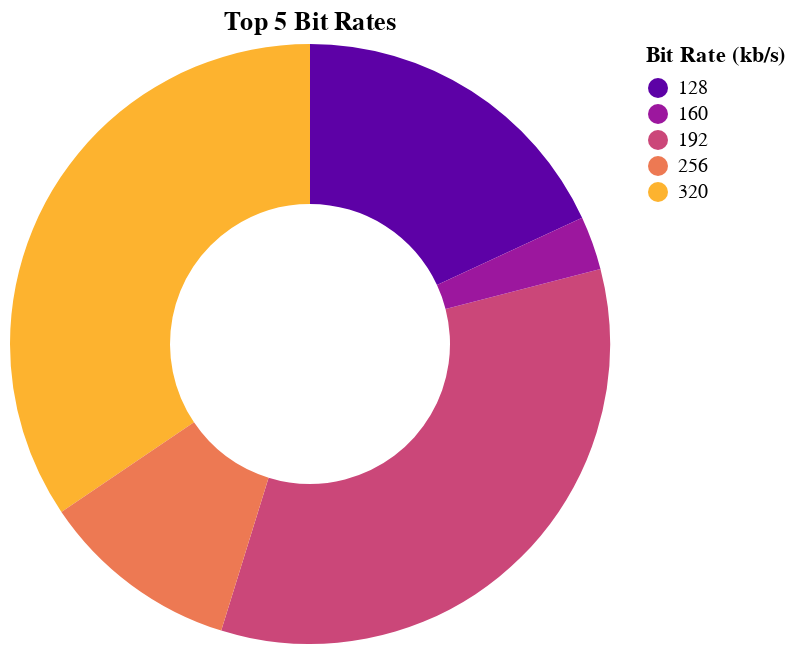

The notebook cell this image was saved under:
### Markdown cell above
And now let's plot all the top 5 most popular bit rates, and highlight the one with the highest song count.

### Code cell
songs_by_bitrate = songs_df.group_by('Bit Rate').agg(
    (pl.count('Name').alias('Count'))
).select(pl.col('Bit Rate').alias('Bitrate'), pl.col('Count'))
alt.Chart(
    top_5_bitrates,
    title="Top 5 Bit Rates").mark_arc(innerRadius=70).encode(
    color=alt.Color("Bitrate", title="Bit Rate (kb/s)", type="nominal",
                    sort='ascending',
                    scale=alt.Scale(scheme='plasma')),
    theta="Count"
)

### Figure 1 — Vega-Lite specification as saved in the notebook (floating-point values rounded to 4 significant figures)
{"config": {"view": {"continuousWidth": 300, "continuousHeight": 300}}, "data": {"name": "data-3d21f108fea25dbe671e70423fb302e0"}, "mark": {"type": "arc", "innerRadius": 70}, "encoding": {"color": {"field": "Bitrate", "scale": {"scheme": "plasma"}, "sort": "ascending", "title": "Bit Rate (kb/s)", "type": "nominal"}, "theta": {"field": "Count", "type": "quantitative"}}, "title": "Top 5 Bit Rates", "$schema": "https://vega.github.io/schema/vega-lite/v5.15.1.json", "datasets": {"data-3d21f108fea25dbe671e70423fb302e0": [{"Bitrate": 320, "Count": 1690}, {"Bitrate": 192, "Count": 1658}, {"Bitrate": 128, "Count": 887}, {"Bitrate": 256, "Count": 528}, {"Bitrate": 160, "Count": 142}]}}
